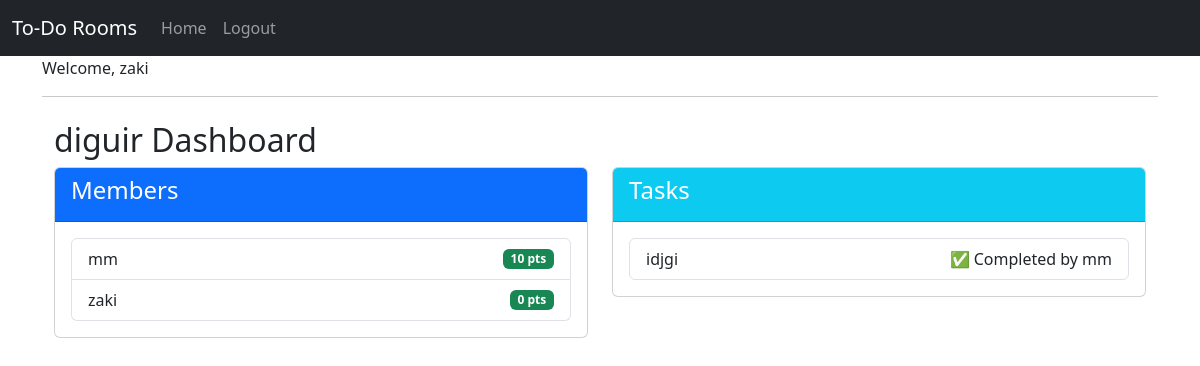
Screenshot of /dashboard/2/ (signed in) with the database file from the repository.
### roommates/models.py (models this page shows, shortened)
class Room(models.Model):
    name = models.CharField(max_length=100)
    members = models.ManyToManyField(User, related_name='rooms', through='RoomMember')

class RoomMember(models.Model):
    user = models.ForeignKey(User, on_delete=models.CASCADE)
    room = models.ForeignKey(Room, on_delete=models.CASCADE)
    points = models.IntegerField(default=0)

class Task(models.Model):
    room = models.ForeignKey(
        Room,
        on_delete=models.CASCADE,
        related_name='tasks'
    )
    description = models.CharField(max_length=255)
    completed_by = models.ForeignKey(User, null=True, blank=True, on_delete=models.SET_NULL)
    created_by = models.ForeignKey(User, on_delete=models.CASCADE, related_name='created_tasks')
    is_completed = models.BooleanField(default=False)

### roommates/views.py (the view)
# urls.py: path('dashboard/<int:room_id>/', views.room_dashboard, name='room_dashboard'),
@login_required
def room_dashboard(request, room_id):
    room = get_object_or_404(Room, id=room_id)
    members = room.roommember_set.all().order_by('-points')
    tasks = Task.objects.filter(room=room)
    return render(request, 'roommates/dashboard.html', {
        'room': room,
        'members': members,
        'tasks': tasks
    })

### roommates/templates/roommates/dashboard.html (shortened to what this page needs)
{% extends "base.html" %}
{% block content %}
<div class="container mt-4">
    <h2>{{ room.name }} Dashboard</h2>
    <div class="row">
        <div class="col-md-6">
            <div class="card mb-4">
                <div class="card-header bg-primary text-white">
                    <h4>Members</h4>
                </div>
                <div class="card-body">
                    <ul class="list-group">
                        {% for member in members %}
                            <li class="list-group-item d-flex justify-content-between align-items-center">
                                {{ member.user.username }}
                                <span class="badge bg-success">{{ member.points }} pts</span>
                            </li>
                        {% endfor %}
                    </ul>
                </div>
            </div>
        </div>
        <div class="col-md-6">
            <div class="card">
                <div class="card-header bg-info text-white">
                    <h4>Tasks</h4>
                </div>
                <div class="card-body">
                    {% if tasks %}
                        <ul class="list-group">
                            {% for task in tasks %}
                                <li class="list-group-item d-flex justify-content-between align-items-center">
                                    {{ task.description }}
                                    {% if task.is_completed %}
                                        <span>
                                            ✅ Completed by {{ task.completed_by.username }}
                                        </span>
                                    {% endif %}
                                </li>
                            {% endfor %}
                        </ul>
                    {% else %}
                        <li class="list-group-item">No tasks created yet.</li>
                    {% endif %}
                </div>
            </div>
        </div>
    </div>
</div>
{% endblock %}

### roommates/templates/base.html (shortened to what this page needs)
{% load static %}
{% load widget_tweaks %}
<!DOCTYPE html>
<html lang="en">
    <head>
        <link rel="stylesheet" href="https://cdn.jsdelivr.net/npm/bootstrap@5.3.0/dist/css/bootstrap.min.css">
    </head>
    <body>
        <nav class="navbar navbar-expand-lg navbar-dark bg-dark">
            <div class="container-fluid">
                <a class="navbar-brand" href="#">To-Do Rooms</a>
                <div class="collapse navbar-collapse">
                    <ul class="navbar-nav me-auto">
                        <li class="nav-item">
                            <a class="nav-link" href="{% url 'homepage' %}">Home</a>
                        </li>
                        <li class="nav-item">
                            {% if user.is_authenticated %}
                                <a class="nav-link" href="{% url 'logout' %}">Logout</a>
                            {% else %}
                                <a class="nav-link" href="{url 'login'}">Login</a>
                            {% endif %}
                        </li>
                    </ul>
                </div>
            </div>
        </nav>
        <div class="container">
            {% if user.is_authenticated %}
                <p>Welcome, {{ user.username }}</p>
            {% endif %}
            <hr>
            {% block content %}{% endblock %}
        </div>
    </body>
</html>

### rows the page displays
Room: name "diguir"
RoomMember: user.username "mm", points "10"
RoomMember: user.username "zaki", points "0"
Task: description "idjgi", completed_by.username "mm"

### other values shown
{{ user.username }} "zaki"
